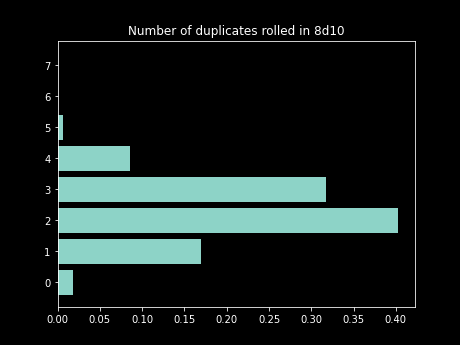

This chart was generated by the following Python code:
import os
from dyce import H, P


def main():
    import matplotlib.pyplot

    base, _ = os.path.splitext(__file__)
    png_path = base + ".png"
    matplotlib.pyplot.style.use("dark_background")

    def dupes(p: P):
        for roll, count in p.rolls_with_counts():
            dupes = 0
            for i in range(1, len(roll)):
                if roll[i] == roll[i - 1]:
                    dupes += 1
            yield dupes, count

    h = H(dupes(8 @ P(10))).lowest_terms()
    faces, probabilities = h.data_xy(relative=True)
    matplotlib.pyplot.barh(faces, probabilities)

    matplotlib.pyplot.title("Number of duplicates rolled in 8d10")
    print("saving {}".format(png_path))
    matplotlib.pyplot.savefig(png_path, dpi=72)


if __name__ == "__main__":
    main()
